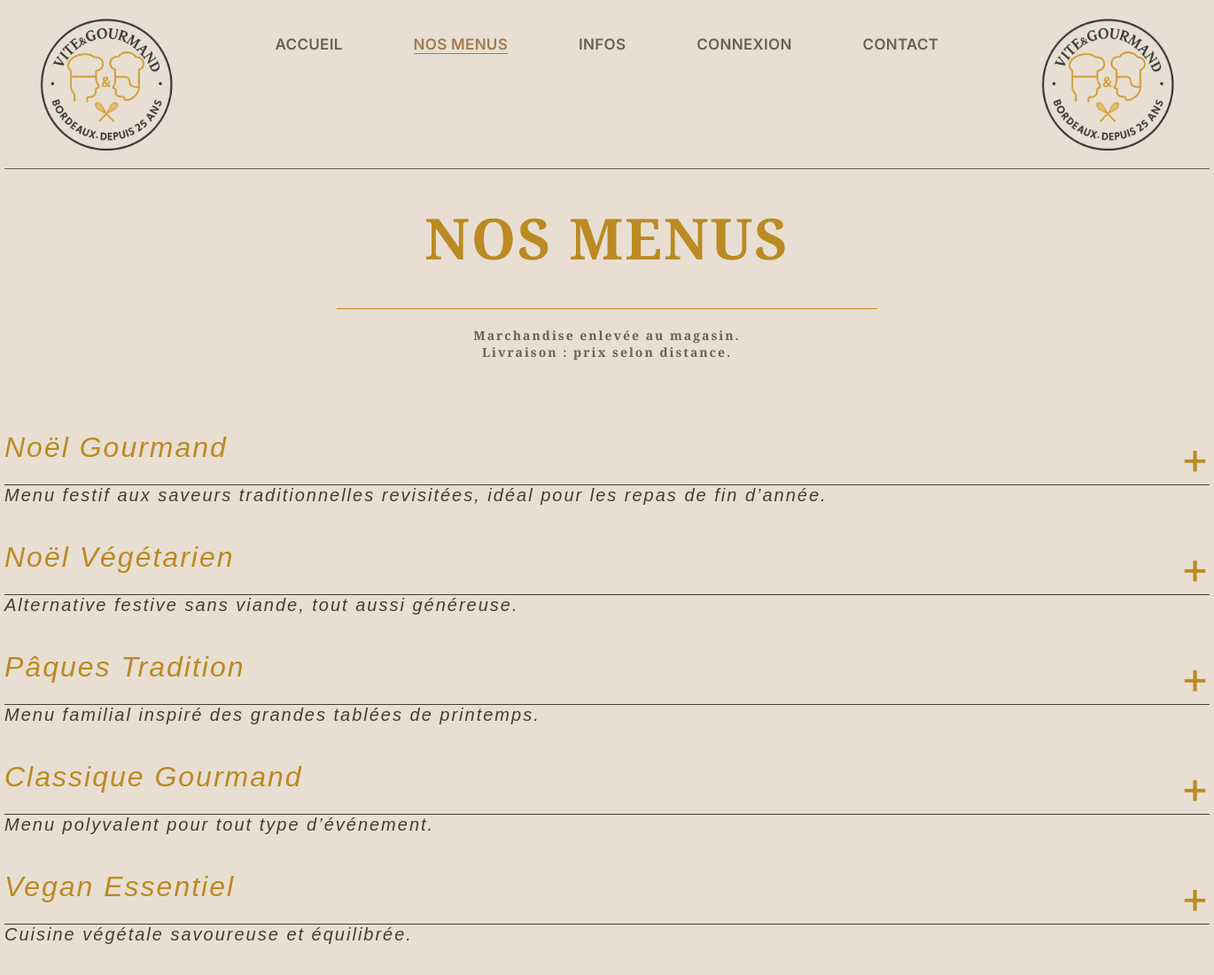
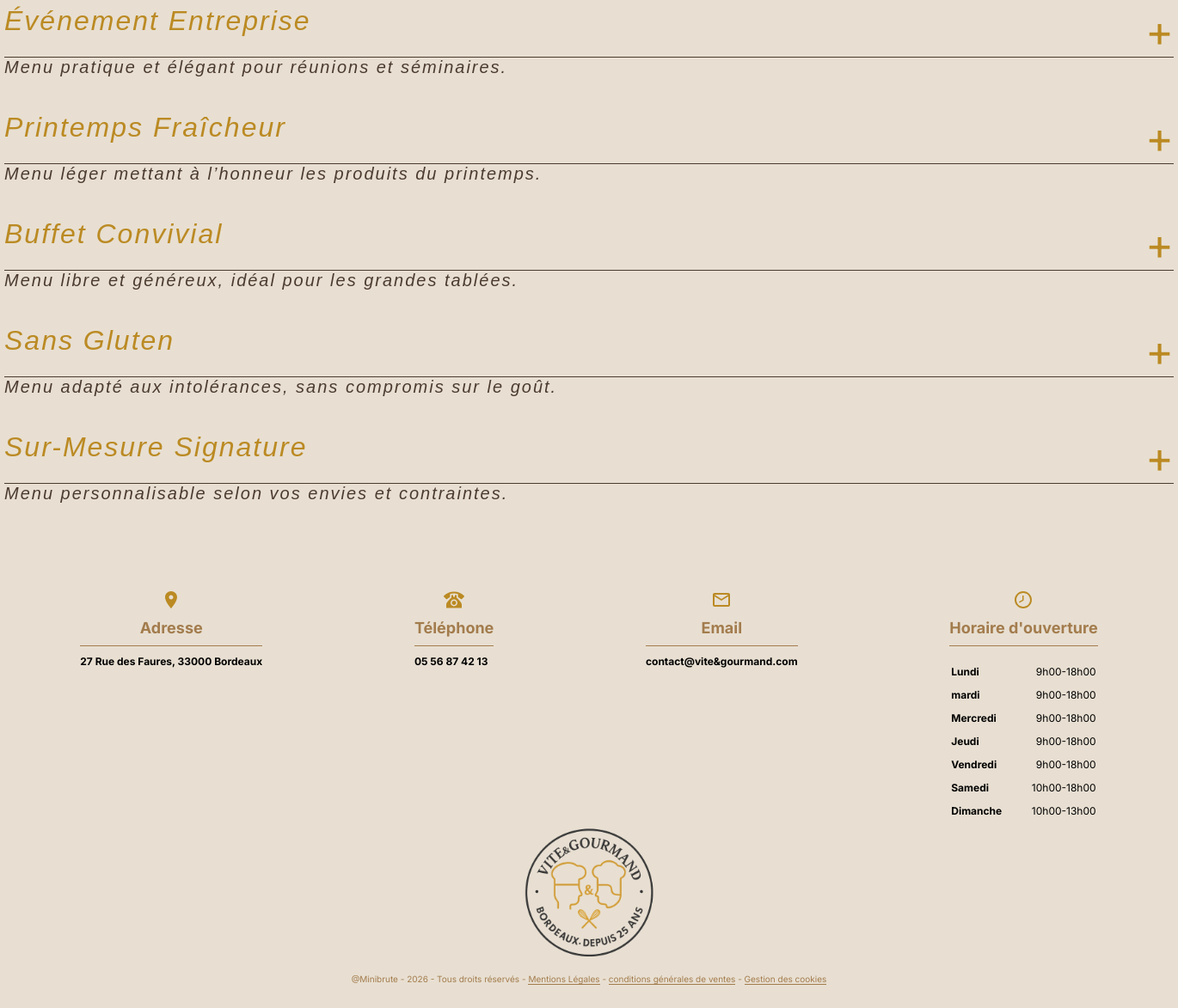
The app's page /nos-menus.php with its own data (2 pictures, top to bottom).
### tables this page shows
CREATE TABLE IF NOT EXISTS `menus` (
  `menu_id` int NOT NULL AUTO_INCREMENT,
  `titre` varchar(50) NOT NULL,
  `description` text NOT NULL,
  `photo1` longblob,
  `mime_photo1` varchar(50) NOT NULL,
  `photo2` longblob,
  `mime_photo2` varchar(50) NOT NULL,
  `photo3` longblob,
  `mime_photo3` varchar(50) NOT NULL,
  `regime` varchar(20) NOT NULL,
  `entree` varchar(50) NOT NULL,
  `plat` varchar(50) NOT NULL,
  `dessert` varchar(50) NOT NULL,
  `allergene` varchar(100) NOT NULL,
  `Nombre_minimum_de_personnes` int NOT NULL,
  `prix` double NOT NULL,
  `conditions` varchar(250) NOT NULL,
  `stock` int NOT NULL,
  PRIMARY KEY (`menu_id`)
);

### nos-menus.php (the view, shortened to what this page needs)
<!DOCTYPE html>
<html lang="en">
<head>
    <link rel="stylesheet" href="css/style.css">
</head>
<?php
    $connexionBdd = new PDO('mysql:host=localhost;dbname=viteetgourmand;charset=utf8', 'root', '');
?>
<body>
    <header>
       <img class="logo-header" src="img/logoblanc_cercle_transparent_150.png">
       <div class="nav-header">
            <ul class="nav-classic">
                <li><a href="index.php">ACCUEIL</a></li>
                <li class="active"><a href="nos-menus.php">NOS MENUS</a></li>
                <li><a href="#info">INFOS</a></li>
                <li><a href="connexion.php">CONNEXION</a></li>
                <li><a href="contact.php">CONTACT</a></li>
            </ul>
        </div>
       <img class="logo-header-2" src="img/logoblanc_cercle_transparent_150.png">
    </header>
    <main>
        <div class="titre-page">
            <h1 class="titre-page">NOS MENUS</h1>
            <div class="trait-titre-page"></div>
            <p class="titre-page">Marchandise enlevée au magasin.</br>
            Livraison : prix selon distance.</p>
        </div>
        <section class="liste-menu">
            <?php
                $bddMenu=$connexionBdd->query(" SELECT * FROM menus ");
                $bddMenu->setFetchMode(PDO::FETCH_OBJ);
                if ($resultatMenu = $bddMenu->fetch()){
                    do{
                        echo "<div class='bloc-menu'>";
                            echo "<div class='ensemble-titre-menu'>";
                                echo "<div class='titre-menu'>".$resultatMenu->titre."</div>";
                                echo "<button id='clickContenueMenu' name='clickContenueMenu' class='btContenueMenu'>+</button>";
                            echo "</div>";
                            echo "<div class='trait-titre-menu'></div>";
                            echo "<div class='description-menu'>".$resultatMenu->description."</div>";
                        echo "</div>";
                        }
                    while ($resultatMenu = $bddMenu->fetch());
                    }
                ?>
        </section>
    </main>
    <footer id="info">
        <div class="info-entreprise">
            <div class="colonne-info">
                <img class="picto-info" src="img/picto_adresse.svg">
                <div class="titre-info">Adresse</div>
                <div class="info-info">27 Rue des Faures, 33000 Bordeaux</div>
            </div>
            <div class="colonne-info">
                <img class="picto-info" src="img/picto_tel.svg">
                <div class="titre-info">Téléphone</div>
                <div class="info-info">05 56 87 42 13</div>
            </div>
            <div class="colonne-info">
                <img class="picto-info" src="img/picto_email.svg">
                <div class="titre-info">Email</div>
                <div class="info-info">contact@vite&gourmand.com</div>
            </div>
            <div class="colonne-info">
                <img class="picto-info" src="img/picto_clock.svg">
                <div class="titre-info">Horaire d'ouverture</div>
                <table class="info-info">
                    <tr>
                        <th>Lundi</th>
                        <th class="h">9h00-18h00</th>
                    </tr>
                    <tr>
                        <th>mardi</th>
                        <th class="h">9h00-18h00</th>
                    </tr>
                    <tr>
                        <th>Mercredi</th>
                        <th class="h">9h00-18h00</th>
                    </tr>
                    <tr>
                        <th>Jeudi</th>
                        <th class="h">9h00-18h00</th>
                    </tr>
                    <tr>
                        <th>Vendredi</th>
                        <th class="h">9h00-18h00</th>
                    </tr>
                    <tr>
                        <th>Samedi</th>
                        <th class="h">10h00-18h00</th>
                    </tr>
                    <tr>
                        <th>Dimanche</th>
                        <th class="h">10h00-13h00</th>
                    </tr>
                </table>
            </div>
        </div>
        <img class="logo-footer" src="img/logoblanc_cercle_transparent_150.png">
        <div class="mentions">
           @Minibrute - 2026 - Tous droits réservés - <a href="">Mentions Légales</a> - <a href="">conditions générales de ventes</a> - <a href="">Gestion des cookies</a>
        </div>
    </footer>
</body>
</html>

### css/style.css (style rules this page uses)
* { margin: 0; padding: 0; box-sizing: border-box; list-style: none; text-decoration-line: none; }
html { font-size: 62.5%; scroll-behavior: smooth; }
body { font-family: 'Inter','Playfair Display', sans-serif; background-color: #E8DFD2; }
h1 { padding: 0 2rem; font-family: 'Playfair Display', Arial, Helvetica, sans-serif; letter-spacing: 0.5rem; font-size: 3.2rem; line-height: 1.2; font-weight: 500; color:#4A3F36; }
h1.titre-page { text-align: center; font-family: 'Playfair Display', Arial, Helvetica, sans-serif; font-weight: bold; color: #bb8a23; margin:4rem; letter-spacing: 0.2rem; font-size: 6.4rem; }
.trait-titre-page { margin:0 auto; width: 610px; border-bottom:1px solid #bb8a23; }
button { cursor: pointer; }
header { max-width: 1360px; margin: 0 auto; padding: 0 4rem; display: flex; flex-direction: row; justify-content: space-between; border-bottom: 1px #6C5F53 solid; }
.logo-header, .logo-header-2 { padding: 2rem 0rem; }
.nav-header { display: flex; flex-direction: column; margin:0 auto; }
ul.nav-classic { display: flex; flex-direction: row; align-items: center; }
ul.nav-classic li, ul#navHamburger li { padding:4rem; }
ul.nav-classic li a, ul#navHamburger li a { font-family: 'inter', Arial, Helvetica, sans-serif; font-weight: 600; letter-spacing:0.03rem; color: #6C5F53; font-size: 1.7rem ; }
ul.nav-classic li.active a, ul#navHamburger li.active a { color: #A37C4D; border-bottom: 1px #A37C4D solid; }
p.titre-page { text-align: center; padding: 2rem; font-family: 'Playfair Display', Arial, Helvetica, sans-serif; font-weight: bold; color: #6C5F53; letter-spacing: 0.2rem; font-size: 1.4rem; }
section.liste-menu { display: flex; flex-direction: column; margin:0 auto; max-width: 1360px; padding:4rem 0; }
.ensemble-titre-menu { display:flex; flex-direction: row; justify-content: space-between; }
.bloc-menu { display: flex; flex-direction: column; margin:2rem 0rem; }
.titre-menu { font-family: 'Playfair Display', Arial, Helvetica, sans-serif; font-style: italic; font-weight: 500; font-size: 3.2rem; color:#bb8a23; letter-spacing: 0.2rem; }
button.btContenueMenu { border: none; background-color:#E8DFD2; color: #bb8a23; font-family:'inter', Arial, Helvetica, sans-serif; font-size: 5rem; }
.trait-titre-menu { width: 1360px; border-bottom: #4B3A2F solid 1px; }
.description-menu { font-family: 'Playfair Display', Arial, Helvetica, sans-serif; font-style: italic; font-weight: 500; color: #4B3A2F; font-size: 2rem; letter-spacing: 0.2rem; }
footer { padding:4rem 0; max-width: 1360px; display: flex; flex-direction: column; margin: 0 auto; }
.info-entreprise { display: flex; flex-direction: row; justify-content: space-around; }
.colonne-info { display: flex; flex-direction: column; margin: 0 auto; }
.picto-info { margin: 0 auto; width: 24px; height: 24px; }
.titre-info { padding:1rem 0; color:#A37C4D; text-align: center; border-bottom: #A37C4D 1px solid; font-size: 1.8rem; font-weight: bold; }
.info-info { padding: 1rem 0; font-weight: bold; font-size: 1.2rem; }
table.info-info th { text-align: left; padding-top:1rem; }
table.info-info th.h { text-align: right; font-weight: lighter; }
.logo-footer { margin:0 auto; max-width: 150px; margin-bottom: 2rem; }
.mentions { color:#A37C4D; text-align: center; }
.mentions a { color: #A37C4D; border-bottom: #A37C4D 1px solid; }

### records on screen
menus: titre "Noël Gourmand", description "Menu festif aux saveurs traditionnelles revisitées, idéal pour les repas de fin d’année."
menus: titre "Noël Végétarien", description "Alternative festive sans viande, tout aussi généreuse."
menus: titre "Pâques Tradition", description "Menu familial inspiré des grandes tablées de printemps."
menus: titre "Classique Gourmand", description "Menu polyvalent pour tout type d’événement."
menus: titre "Vegan Essentiel", description "Cuisine végétale savoureuse et équilibrée."
menus: titre "Événement Entreprise", description "Menu pratique et élégant pour réunions et séminaires."
menus: titre "Printemps Fraîcheur", description "Menu léger mettant à l’honneur les produits du printemps."
menus: titre "Buffet Convivial", description "Menu libre et généreux, idéal pour les grandes tablées."
menus: titre "Sans Gluten", description "Menu adapté aux intolérances, sans compromis sur le goût."
menus: titre "Sur-Mesure Signature", description "Menu personnalisable selon vos envies et contraintes."
